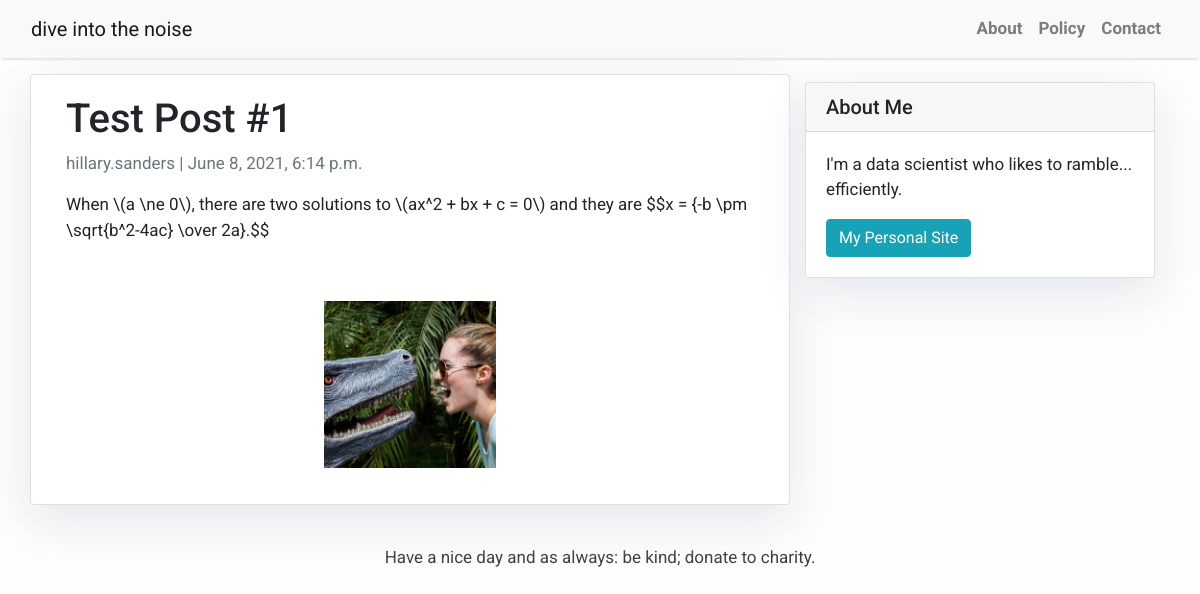
The app's page /test-post-1/ with its own data.
### blog/models.py (models this page shows, shortened)
class Post(models.Model):
    title = models.CharField(max_length=200, unique=True)
    slug = models.SlugField(max_length=200, unique=True)
    author = models.ForeignKey(User, on_delete= models.CASCADE,related_name='blog_posts')
    updated_on = models.DateTimeField(auto_now= True)
    content = models.TextField()
    created_on = models.DateTimeField(auto_now_add=True)
    status = models.IntegerField(choices=STATUS, default=0)
    class Meta:
        ordering = ['-created_on']

### blog/views.py (the view)
# urls.py: path('<slug:slug>/', views.PostDetail.as_view(), name='post_detail'),
class PostDetail(generic.DetailView):
    model = Post
    template_name = 'post_detail.html'

### templates/post_detail.html
{% extends 'base.html' %} {% block content %}
<div class="container">
    <div class="row">
        <div class="col-md-8 card mb-4  mt-3 left  top">
            <div class="card-body">
                <h1>{% block title %} {{ object.title }} {% endblock title %}</h1>
                <p class=" text-muted">{{ post.author }} | {{ post.created_on }}</p>
                <p class="card-text ">{{ object.content | safe }}</p>
            </div>
        </div>
        {% block sidebar %} {% include 'sidebar.html' %} {% endblock sidebar %}
    </div>
</div>
{% endblock content %}

### templates/base.html (style rules this page uses)
body { font-family: "Roboto", sans-serif; font-size: 17px; background-color: #fdfdfd; }

### templates/sidebar.html (style rules this page uses)
.card { box-shadow: 0 16px 48px #E3E7EB; }

### records on screen
Post: title "Test Post #1", author "hillary.sanders", created_on "June 8, 2021, 6:14 p.m.", content "When \\(a \\ne 0\\), there are two solutions to \\(ax^2 + bx + c = 0\\) and they are $$x = {-b \\pm \\sqrt{b^2-4ac} \\over 2a}.$$", content (picture)
